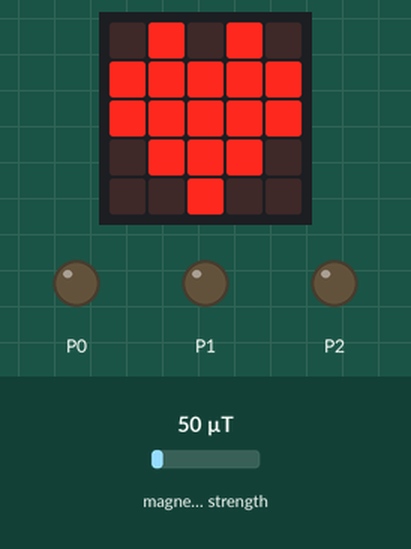
Recording of a program running on a simulated BBC micro:bit (MakeCode). Shown: the board's 5×5 LED display, output pins drawn as LEDs (lit = HIGH). The inputs (shaded band) are chosen by the test bench; at power-on: magnetic field strength 50 µT.

Above: at 0.1 s.
At 0.7 s:
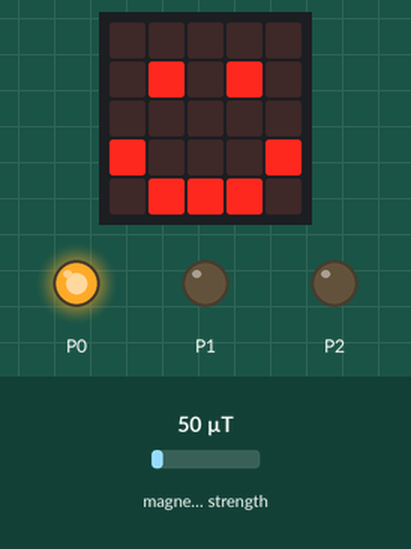
At 11.3 s:
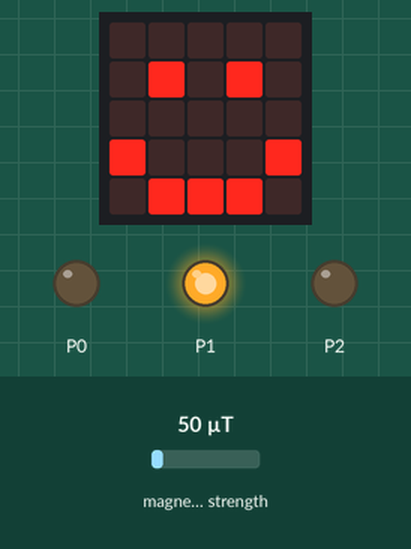
At 41.9 s:
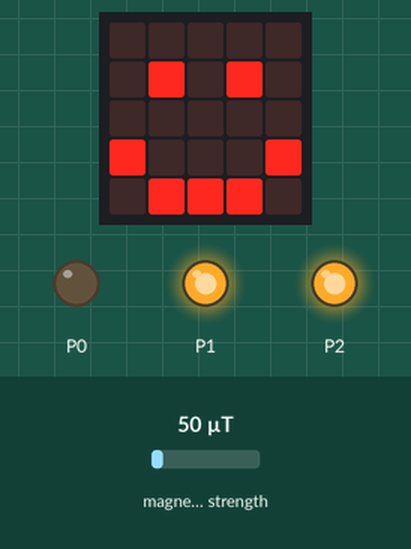
At 56.9 s:
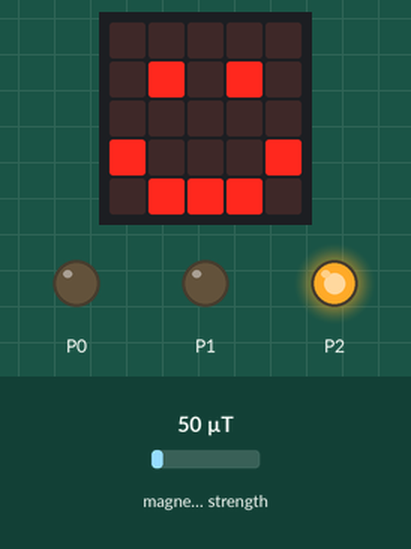
At 123.1 s:
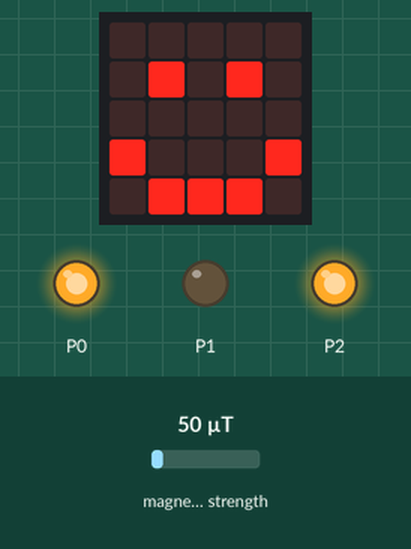
Timing chart, 0 to 124.6 s (numbered marks = the images above):
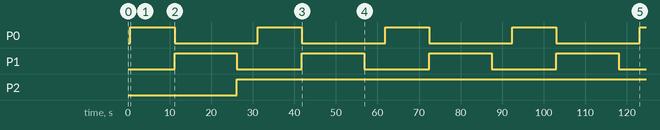

Measured:
- by itself, P0: alternates HIGH for 10.6 s and LOW for 20.0 s
- by itself, P1: alternates HIGH for 15.0 s and LOW for 15.6 s
- by itself, P2: LOW → HIGH at 26.2 s

The program:

main.ts
```typescript
let Magnet = 0
basic.showIcon(IconNames.Heart)
basic.forever(function () {
    Magnet = input.magneticForce(Dimension.Strength)
    if (Magnet < 50) {
        pins.digitalWritePin(DigitalPin.P0, 0)
        pins.digitalWritePin(DigitalPin.P1, 0)
        pins.digitalWritePin(DigitalPin.P2, 0)
        basic.showIcon(IconNames.Sad)
    } else {
        pins.digitalWritePin(DigitalPin.P0, 1)
        basic.showIcon(IconNames.Happy)
        basic.pause(10000)
        pins.digitalWritePin(DigitalPin.P0, 0)
        pins.digitalWritePin(DigitalPin.P1, 1)
        basic.pause(15000)
        pins.digitalWritePin(DigitalPin.P1, 0)
        pins.digitalWritePin(DigitalPin.P2, 1)
        basic.pause(5000)
    }
})
```

test.ts
```typescript
// tests gaan hier; deze zal niet worden gecompileerd wanneer dit pakket wordt gebruikt als extensie.
```
